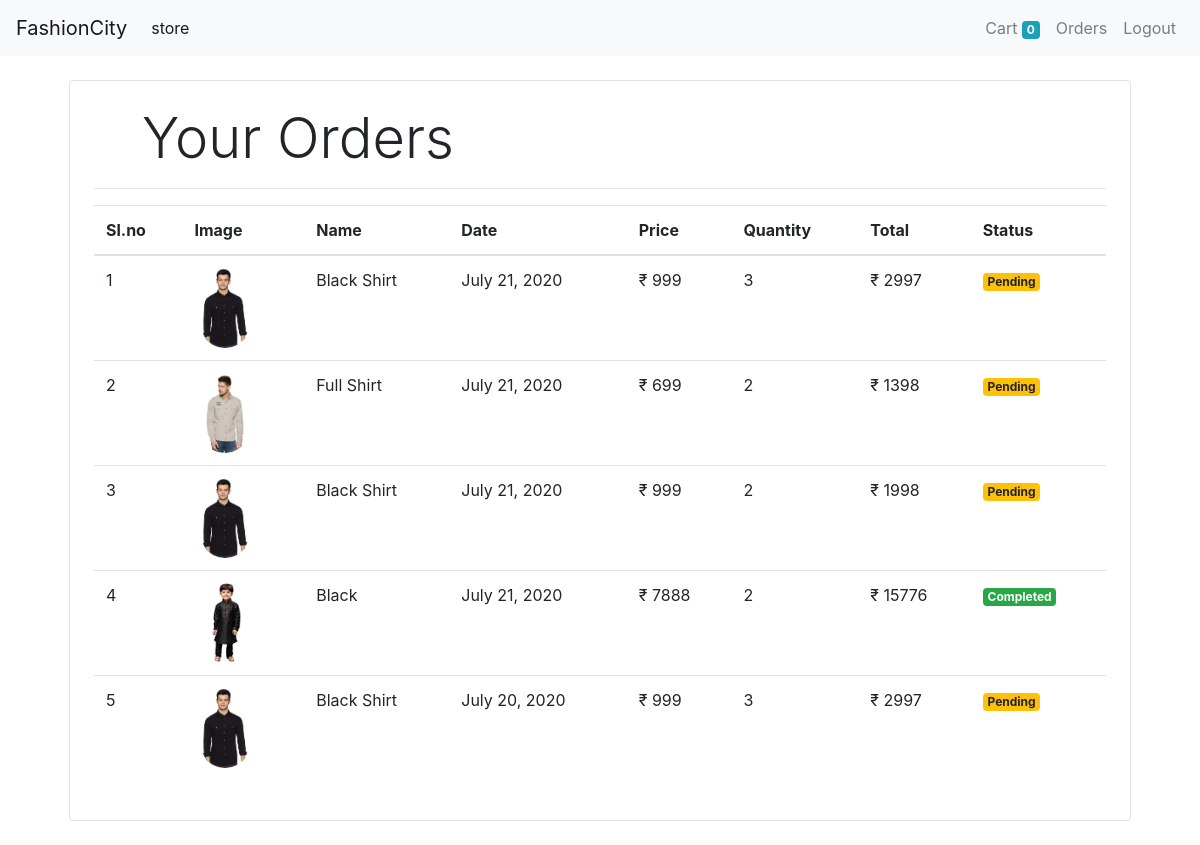
The page /orders (signed in) on the database its author committed.
### FashionXYZ_app/models/orders.py (models this page shows, shortened)
class Order(models.Model):
    product = models.ForeignKey(Product, on_delete=models.CASCADE)
    customer = models.ForeignKey(Customer, on_delete=models.CASCADE)
    quantity = models.IntegerField(default=1)
    price = models.IntegerField()
    address = models.CharField(max_length=500, default='', blank=True)
    phone = models.CharField(max_length=15, default='', blank=True)
    date = models.DateField(default=datetime.datetime.today)
    status = models.BooleanField(default=False)
    def __str__(self):
        return self.address
    @staticmethod
    def get_orders_by_customer(customer_id):
        return Order.objects.filter(customer=customer_id).order_by('-date')

### FashionXYZ_app/models/product.py (models this page shows, shortened)
class Product(models.Model):
    name = models.CharField(max_length=50)
    price = models.IntegerField(default=0)
    category = models.ForeignKey(to=Category, on_delete=models.CASCADE, default=1)
    description = models.CharField(max_length=200, default='', null=True, blank=True)
    image = models.ImageField(upload_to='media')

### FashionXYZ_app/middleware/auth.py (the view)
    def middleware(request):
        print(request.session.get('customer'))
        returnURL =request.META['PATH_INFO']
        print(request.META['PATH_INFO'])
        if not request.session.get('customer'):
            return redirect(f'login?return_url={returnURL}')
        response = get_response(request)
        return response

### FashionXYZ_app/templatetags/custom_filter.py (called while the page is built)
@register.filter(name='currency')
def currency(number):
    return "₹ "+str(number)

@register.filter(name='multiply')
def multiply(number, number1):
    return number * number1

### FashionXYZ_app/views/orders.py (called while the page is built)
    def get(self, request):
        customer = request.session.get('customer')
        orders = Order.get_orders_by_customer(customer)
        print(orders)
        return render(request, 'orders.html', {'orders': orders})

### FashionXYZ_app/templates/orders.html
{% extends 'base.html'%}
{% block content %}
{% load cart %}
{% load custom_filter %}
<div class="container">
    <div class="border rounded p-4 m-4">
        <p class="display-4 pl-4 ml-4">Your Orders</p>
        <hr>
        <table class="table">
            <thead>
            <tr>
                <th>Sl.no</th>
                <th>Image</th>
                <th>Name</th>
                <th>Date</th>
                <th>Price</th>
                <th>Quantity</th>
                <th>Total</th>
                <th>Status</th>
            </tr>
            </thead>
            <tbody>
            {% for order in orders %}
            <tr>
                <td>{{forloop.counter}}</td>
                <td><img style="height: 80px;" class="rounded-circle" src="{{order.product.image.url}}" alt=""></td>
                <td>{{order.product.name}}</td>
                <td>{{order.date}}</td>
                <td>{{order.price|currency}}</td>
                <td>{{order.quantity}}</td>
                <td>{{order.quantity|multiply:order.price|currency}}</td>
                {% if order.status %}
                <td><small class="badge badge-success">Completed</small></td>
                {%else%}
                 <td><small class="badge badge-warning">Pending</small></td>
                {% endif %}
            </tr>
            {% endfor %}
            </tbody>
        </table>
    </div>
</div>
{% endblock %}

### rows shown on the page
Order: product.image (picture), product.name "Black Shirt", date "July 21, 2020", price "₹ 999", quantity "3", quantity|multiply "₹ 2997", status "Pending"
Order: product.image (picture), product.name "Full Shirt", date "July 21, 2020", price "₹ 699", quantity "2", quantity|multiply "₹ 1398", status "Pending"
Order: product.image (picture), product.name "Black Shirt", date "July 21, 2020", price "₹ 999", quantity "2", quantity|multiply "₹ 1998", status "Pending"
Order: product.image (picture), product.name "Black", date "July 21, 2020", price "₹ 7888", quantity "2", quantity|multiply "₹ 15776", status "Completed"
Order: product.image (picture), product.name "Black Shirt", date "July 20, 2020", price "₹ 999", quantity "3", quantity|multiply "₹ 2997", status "Pending"

### other values the page prints
{{ request.session.cart.keys|length }} "0"
